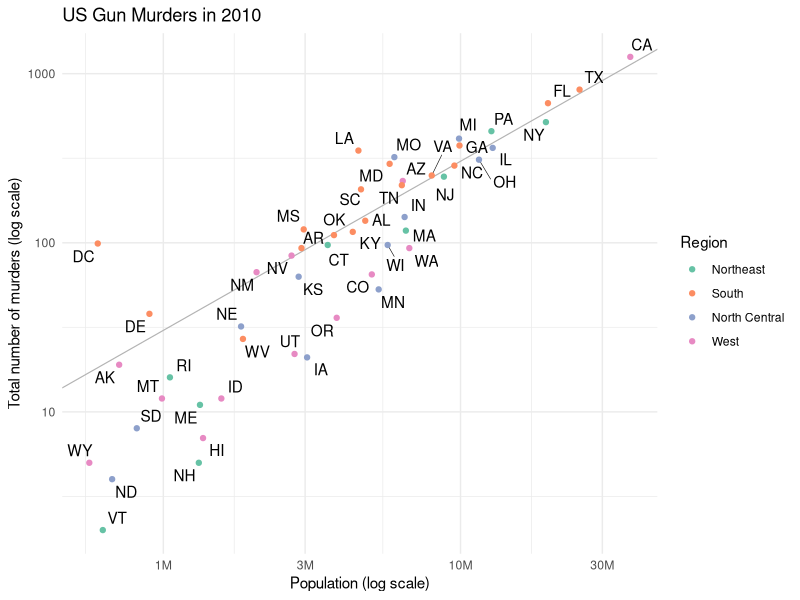
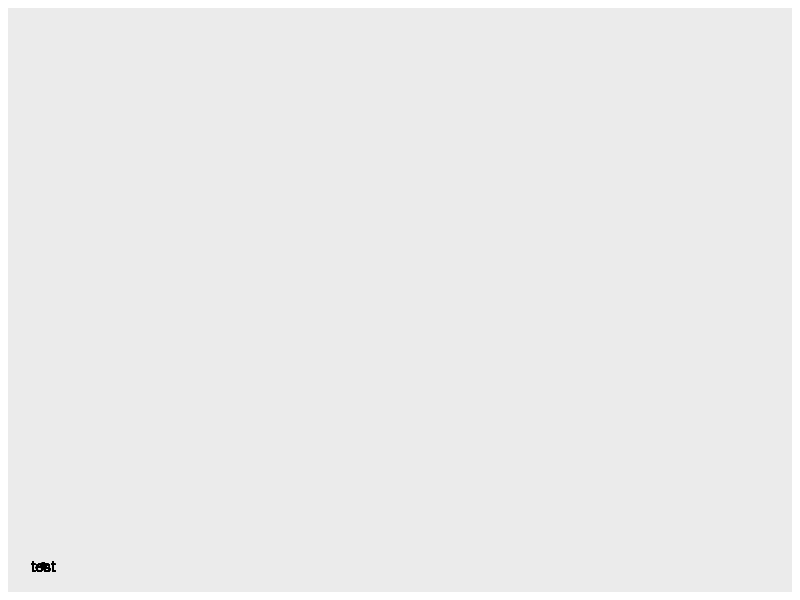
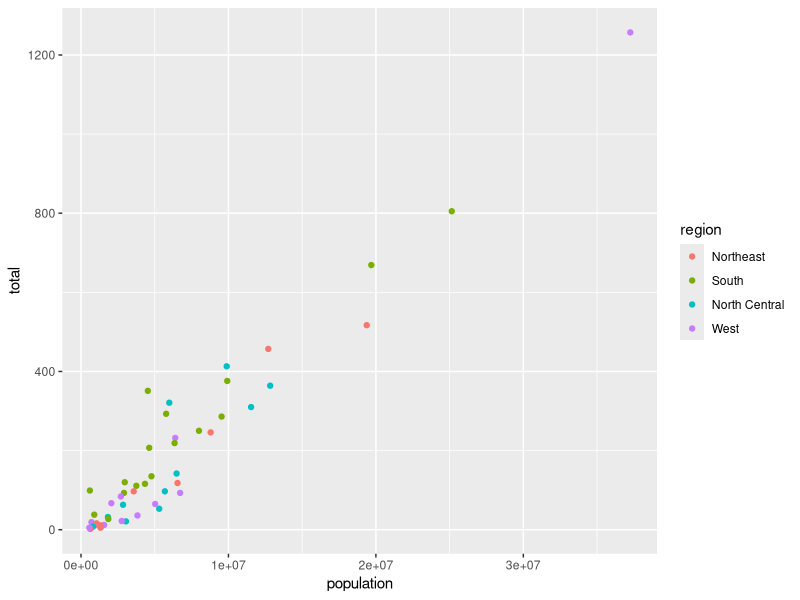
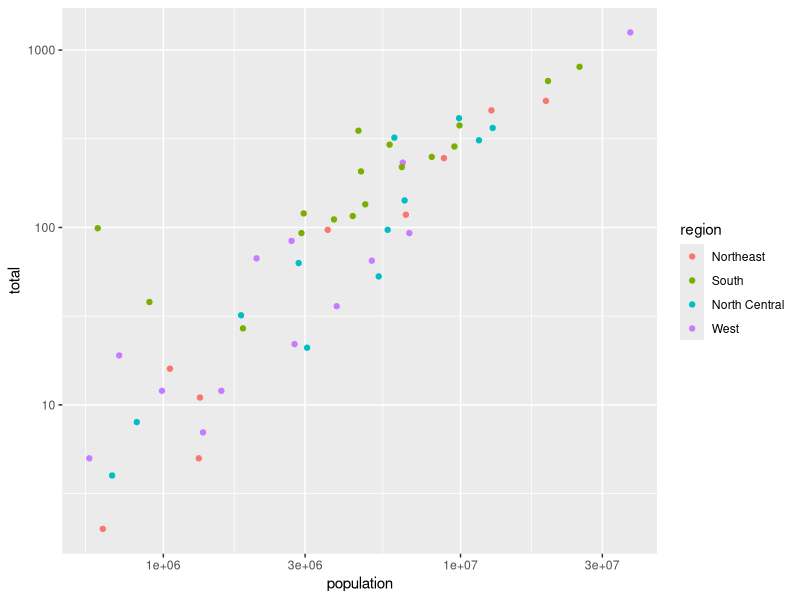
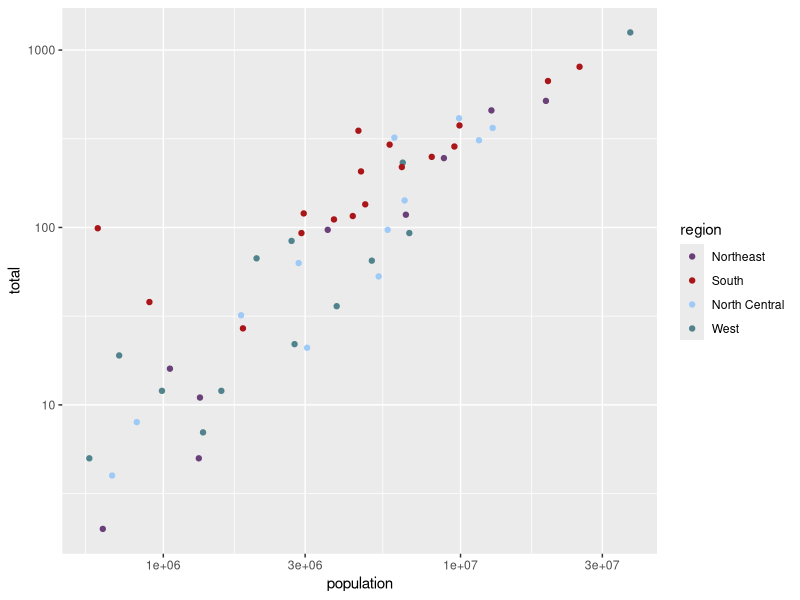
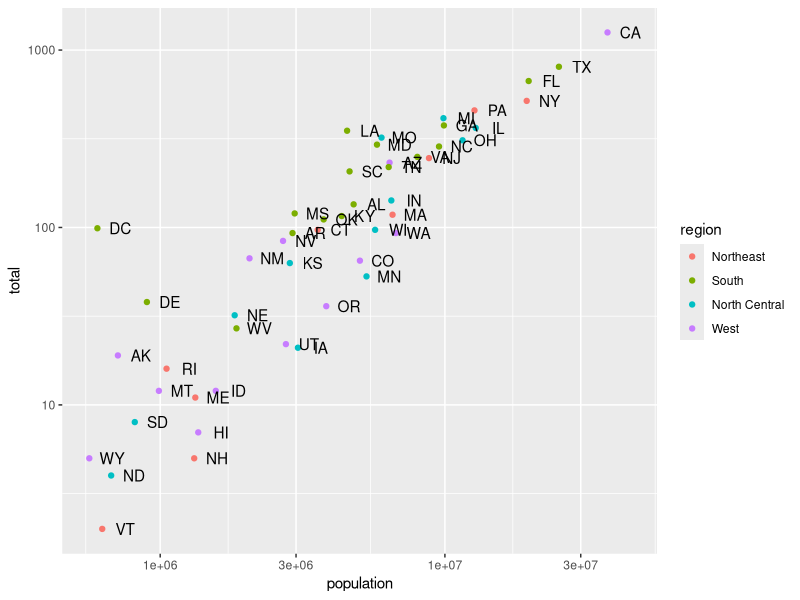
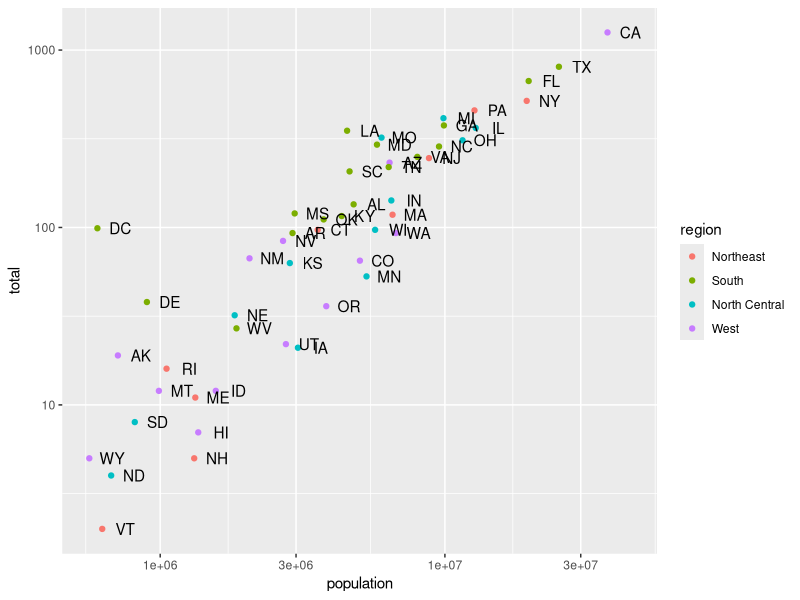
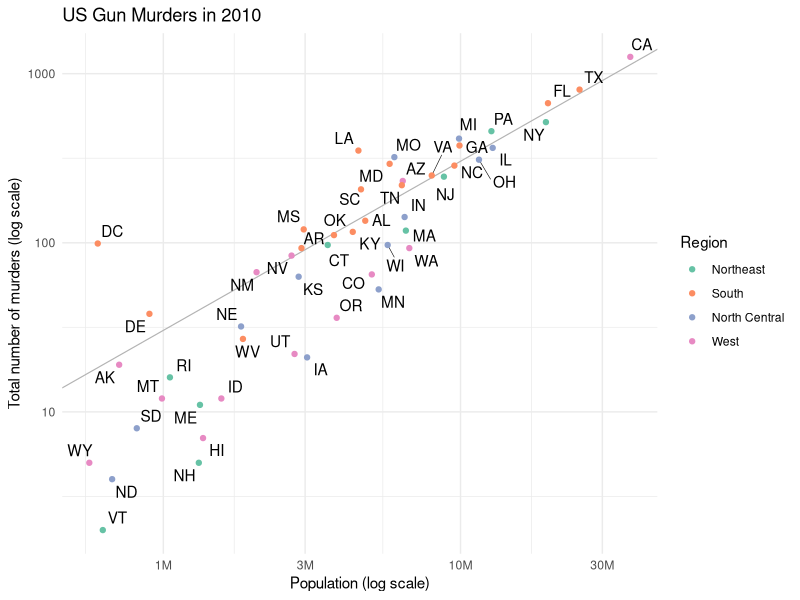

The R script that drew these images, in order:
## ---- chunk 1
library(knitr)
opts_knit$set(base_dir = "/", base.url = "/")
opts_chunk$set(
  warning = FALSE, 
  message = FALSE,
  fig.path = "stat679_notes/assets/week1-2/"
)
## ---- chunk 2
library(tidyverse)
library(ggrepel)
library(scales)
library(dslabs)
## ---- chunk 3
    r <- murders %>% 
      summarize(rate = sum(total) /  sum(population)) %>%
      pull(rate)
    
    ggplot(murders, aes(population, total)) +
      geom_abline(intercept = log10(r), size = 0.4, col = "#b3b3b3") +
      geom_text_repel(aes(label = abb), segment.size = 0.2) +
      geom_point(aes(col = region)) +
      scale_x_log10(labels = label_number(scale_cut = cut_short_scale())) +
      scale_y_log10() +
      scale_color_brewer(palette = "Set2") +
      labs(
        x = "Population (log scale)",
        y = "Total number of murders (log scale)",
        color = "Region",
        title = "US Gun Murders in 2010"
      ) +
      theme_minimal()
## ---- chunk 4
    data(murders)
    head(murders)
## ---- chunk 5
    non_tidy <- data.frame(t(murders))
    colnames(non_tidy) <- non_tidy[1, ]
    non_tidy <- non_tidy[-1, ]
    non_tidy[, 1:6]
## ---- chunk 6
    ggplot(murders) +
      geom_point(x = 0, y = 0) +
      geom_text(x = 0, y = 0, label = "test")
## ---- chunk 7
    ggplot(murders) +
      geom_point(aes(x = population, y = total, col = region))
## ---- chunk 8
    ggplot(murders) +
      geom_point(aes(x = population, y = total, col = region)) +
      scale_x_log10() +
      scale_y_log10()
## ---- chunk 9
    ggplot(murders) +
      geom_point(aes(x = population, y = total, col = region)) +
      scale_x_log10() +
      scale_y_log10() +
      scale_color_manual(values = c("#6a4078", "#aa1518", "#9ecaf8", "#50838c"))
## ---- chunk 10
    ggplot(murders) +
      geom_point(aes(x = population, y = total, col = region)) +
      geom_text(
        aes(x = population, y = total, label = abb),
        nudge_x = 0.08 # what would happen if I remove this?
      ) +
      scale_x_log10() +
      scale_y_log10()
## ---- chunk 11
    ggplot(murders, aes(population, total)) +
      geom_point(aes(col = region)) +
      geom_text(aes(label = abb), nudge_x = 0.08) +
      scale_x_log10() +
      scale_y_log10()
## ---- chunk 12
    r <- murders %>% 
      summarize(rate = sum(total) /  sum(population)) %>%
      pull(rate)
    
    ggplot(murders, aes(population, total)) +
      geom_abline(intercept = log10(r), size = 0.4, col = "#b3b3b3") +
      geom_text_repel(aes(label = abb), segment.size = 0.2) +
      geom_point(aes(col = region)) +
      scale_x_log10(labels = label_number(scale_cut = cut_short_scale())) +
      scale_y_log10() +
      scale_color_brewer(palette = "Set2") +
      labs(
        x = "Population (log scale)",
        y = "Total number of murders (log scale)",
        color = "Region",
        title = "US Gun Murders in 2010"
      ) +
      theme_minimal()
